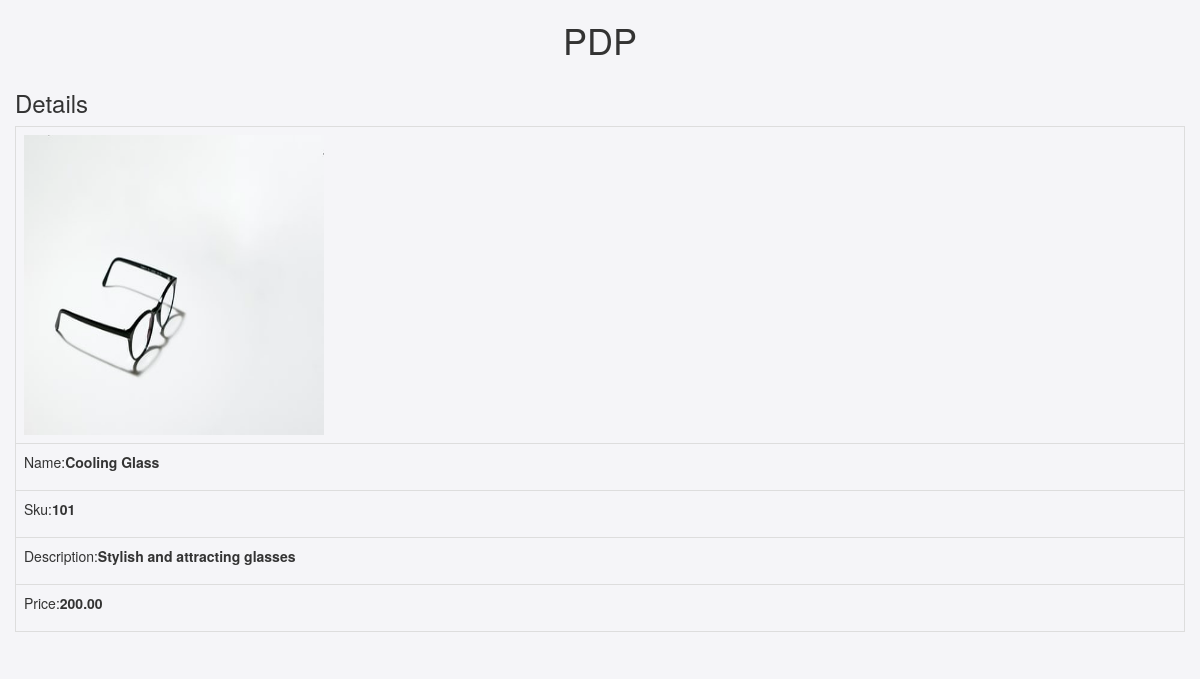
The app's page /details.php?Id=2 with its own data.
### tables this page shows
CREATE TABLE `products` (
  `Id` int(8) NOT NULL,
  `Name` varchar(30) NOT NULL,
  `Sku` int(10) NOT NULL,
  `Price` double(10,2) NOT NULL,
  `Description` varchar(500) NOT NULL,
  `image` text NOT NULL
);

### details.php (the view, shortened to what this page needs)
<?php include 'Db.php' ?>
<!DOCTYPE html>
<html lang="en">
   <head>
      <link rel="stylesheet" href="css/index.css">
      <link rel="stylesheet" href="https://maxcdn.bootstrapcdn.com/bootstrap/3.4.1/css/bootstrap.min.css">
   </head>
   <body class="body">
      <div class="container">
      <h1 align="center">PDP</h1>
      <div class="row">
      <h3>Details</h3>
      <?php
if (isset($_GET['Id']))
{
    $query = "select * from products where Id={$_GET['Id']}";
    $result = mysqli_query($connection, $query);
    if (mysqli_num_rows($result) > 0)
    {
        $row = mysqli_fetch_assoc($result);
?>
      <table class="table table-bordered">
      <tr id="tr">
         <td > <img src="<?php echo $row["image"]; ?>" width="300" height="300" ></td>
      <tr>
         <td>
            <p>Name:<strong><?php echo $row['Name']; ?></p>
      <tr>
         <td>
            <p>Sku:<strong><?php echo $row['Sku']; ?></p>
      <tr>
         <td>
            <p>Description:<strong><?php echo $row['Description']; ?></p>
      <tr>
         <td>
            <p>Price:<strong><?php echo $row['Price']; ?></p>
            <?php
    }
    else
    {
        header("location:index.php");
    }
}
else
{
    header("location:index.php");
}
?>
   </body>
</html>

### css/index.css (style rules this page uses)
.body { background-color: #f5f5f8; }
#tr { width: 300px; height: 300px; }

### records on screen
products: image (picture), Name "Cooling Glass", Sku "101", Description "Stylish and attracting glasses", Price "200.00"
